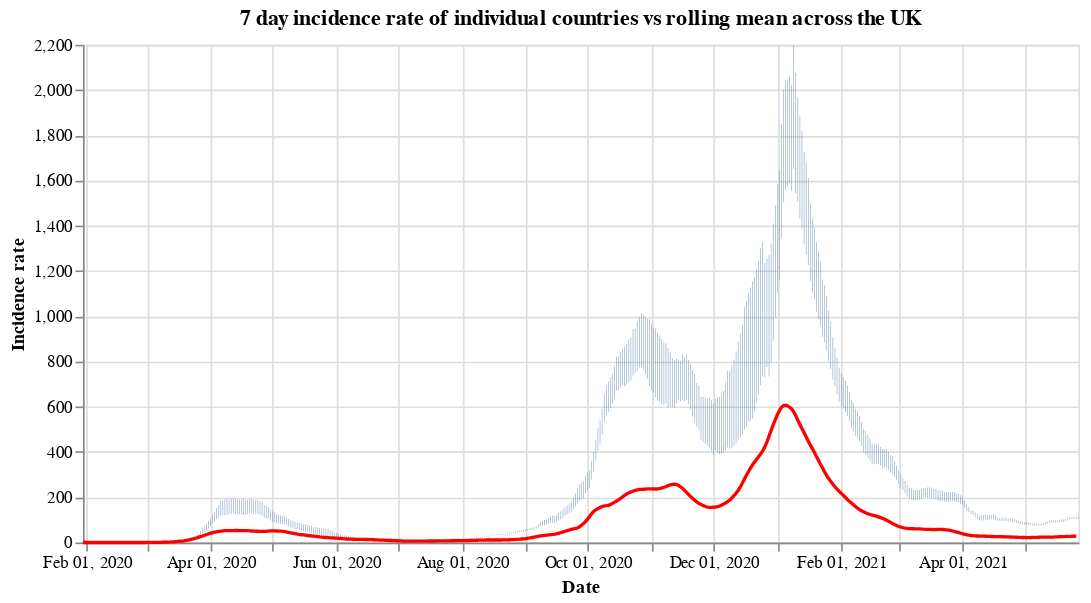

The notebook cell this image was saved under:
### Code cell
#collapse
countries = uk_cases['areaName'].unique()
countries.sort()

selection = alt.selection_single(
    name='Select',
    fields=['areaName'],
    init={'areaName': 'Wales'},
    bind={'areaName': alt.binding_select(options=countries)}
)

# scatter plot, modify opacity based on selection
bars = alt.Chart(uk_cases).mark_bar().add_selection(
    selection
).encode(
    x=alt.X("yearmonthdate(date):T", axis=alt.Axis(title='Date')),
    y=alt.Y("weeklyCasesRate:Q", axis=alt.Axis(title='Incidence rate')),
    tooltip='weeklyCasesRate:Q',
    opacity=alt.condition(selection, alt.value(1), alt.value(0))
).properties(title=f'7 day incidence rate of individual countries vs rolling mean across the UK', width=600)

line = alt.Chart(overview_cases).mark_line(
    color='red',
    size=2,
).transform_window(
    rolling_mean='mean(weeklyCasesRate)',
    frame=[0, 7]
).encode(
    x='yearmonthdate(date):T',
    y='rolling_mean:Q'
)

alt.layer(bars, line)

### Figure 1 — Vega-Lite specification as saved in the notebook (floating-point values rounded to 4 significant figures; data arrays with more than 128 entries replaced by an {"elided": "..."} marker saying what was removed)
{"config": {"view": {"continuousWidth": 400, "continuousHeight": 300}}, "layer": [{"data": {"name": "data-666f75949a72182a00c2ad487cc519b6"}, "mark": "bar", "encoding": {"opacity": {"condition": {"value": 1, "selection": "Select"}, "value": 0}, "tooltip": {"type": "quantitative", "field": "weeklyCasesRate"}, "x": {"type": "temporal", "axis": {"title": "Date"}, "field": "date", "timeUnit": "yearmonthdate"}, "y": {"type": "quantitative", "axis": {"title": "Incidence rate"}, "field": "weeklyCasesRate"}}, "selection": {"Select": {"type": "single", "fields": ["areaName"], "init": {"areaName": "Wales"}, "bind": {"areaName": {"input": "select", "options": ["England", "Northern Ireland", "Scotland", "Wales"]}}}}, "title": "7 day incidence rate of individual countries vs rolling mean across the UK", "width": 600}, {"data": {"name": "data-228cd3e642a22cceaab5b884c557b315"}, "mark": {"type": "line", "color": "red", "size": 2}, "encoding": {"x": {"type": "temporal", "field": "date", "timeUnit": "yearmonthdate"}, "y": {"type": "quantitative", "field": "rolling_mean"}}, "transform": [{"window": [{"op": "mean", "field": "weeklyCasesRate", "as": "rolling_mean"}], "frame": [0, 7]}]}], "$schema": "https://vega.github.io/schema/vega-lite/v4.8.1.json", "datasets": {"data-666f75949a72182a00c2ad487cc519b6": {"elided": "1840 records"}, "data-228cd3e642a22cceaab5b884c557b315": {"elided": "483 records"}}}
